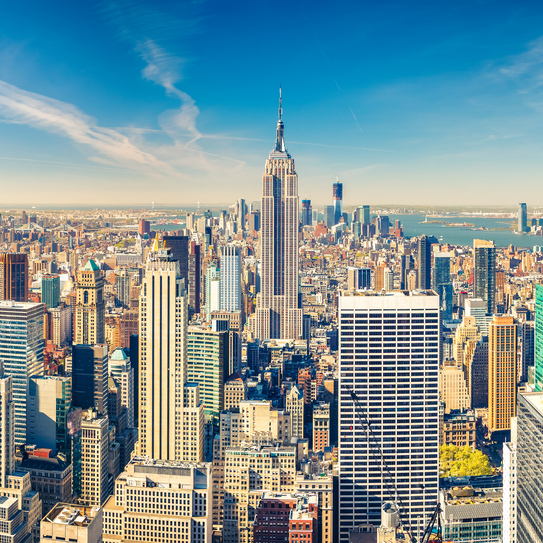
#> input picture 1-opencv_goruntu_isleme/NYC.jpg, 543 x 543 px, found by its file name
$ python '10-Bulanıklastırma.py'
#> lines starting #> are read from the running program, lines starting #| are printed output that depends on the picture
import cv2
import numpy as np
import matplotlib.pyplot as plt

import warnings

warnings.filterwarnings("ignore")
## read image
img = cv2.imread("C:\\Users\\alperh\\PycharmProjects\\goruntu_isleme\\1-opencv_goruntu_isleme\\NYC.jpg")
#> img is the input picture: shape (543, 543, 3); mean B, G, R 150.2, 146.3, 122.6
img = cv2.cvtColor(img, cv2.COLOR_BGR2RGB)
plt.figure()
plt.imshow(img)
plt.title("org")
plt.show()
## blurring (detayı azaltır, gürültüyü engeller)
# 1 - ortalama bulanıklaştırma yöntemi
dst2 = cv2.blur(img, ksize=(3, 3))
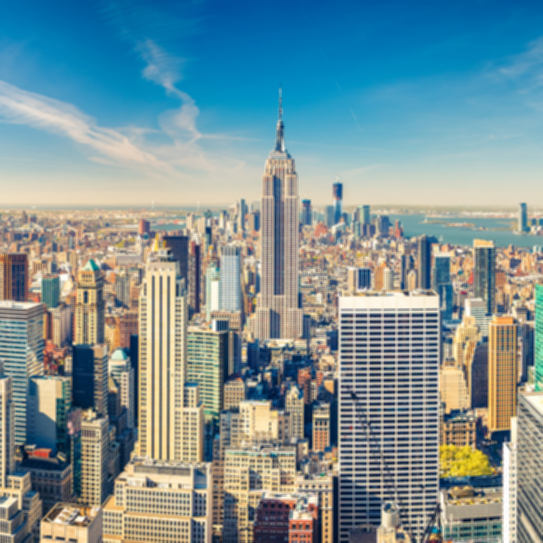
#> dst2: shape (543, 543, 3); mean R, G, B 122.7, 146.3, 150.2
plt.figure()
plt.imshow(dst2)
plt.title("Ortalama Blur")
plt.show()
## gaussian blur
gb = cv2.GaussianBlur(img, ksize=(3, 3), sigmaX=7)
plt.figure()
plt.imshow(gb)
plt.title("Gaussian Blur")
plt.show()
## median blur
mb = cv2.medianBlur(img, ksize=3)
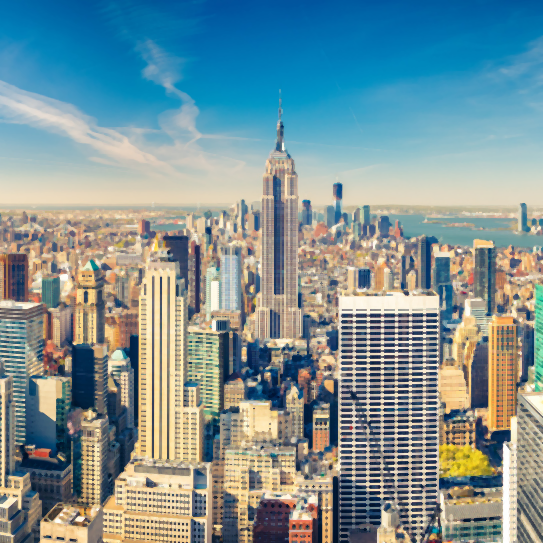
#> mb: shape (543, 543, 3); mean R, G, B 124.2, 146.9, 150
plt.figure()
plt.imshow(mb)
plt.title("Median Blur")
plt.show()

## create gaussian noise and add existing image but you have to do normalize this image before adding

def gaussian_noise(image):
    row, col, ch = image.shape
    mean = 0
    var = 0.05
    sigma = var ** 0.5

    gauss = np.random.normal(mean, sigma, (row, col, ch))
    gauss = gauss.reshape(row, col, ch)
    noisy = gauss + image
    return noisy


# we read image again
img2 = cv2.imread("C:\\Users\\alperh\\PycharmProjects\\goruntu_isleme\\1-opencv_goruntu_isleme\\NYC.jpg")
img2 = cv2.cvtColor(img2, cv2.COLOR_BGR2RGB) / 255  # normalize
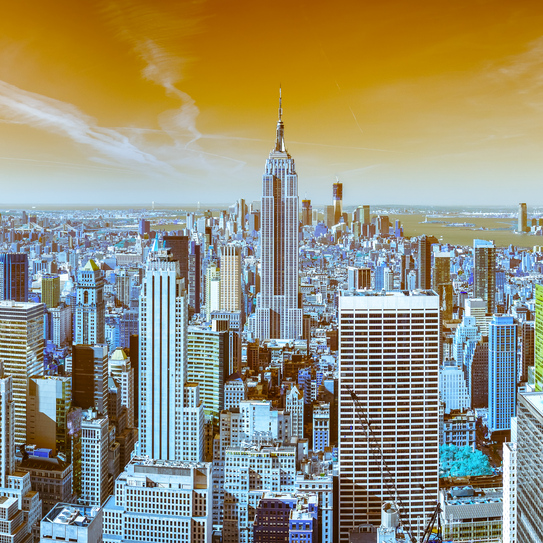
#> img2: shape (543, 543, 3) float64; mean B, G, R 0.481, 0.574, 0.589

gaussian_noise_image = gaussian_noise(img2)
#> in gaussian_noise, `noisy = gauss + image`:
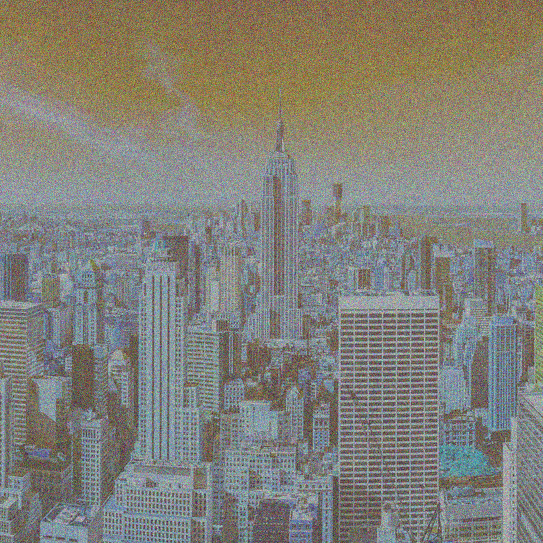
#> noisy: shape (543, 543, 3) float64; mean B, G, R 0.482, 0.574, 0.589; drawn with min black and max white
plt.figure()
plt.imshow(gaussian_noise_image)
plt.title("gaussian_noise_image")
plt.show()
#> figure, not shown here; B, G, R data is drawn as R, G, B

# we want to decrease noisy on image we can use gaussian blur method

gb2 = cv2.GaussianBlur(gaussian_noise_image, (3, 3), sigmaX=7)
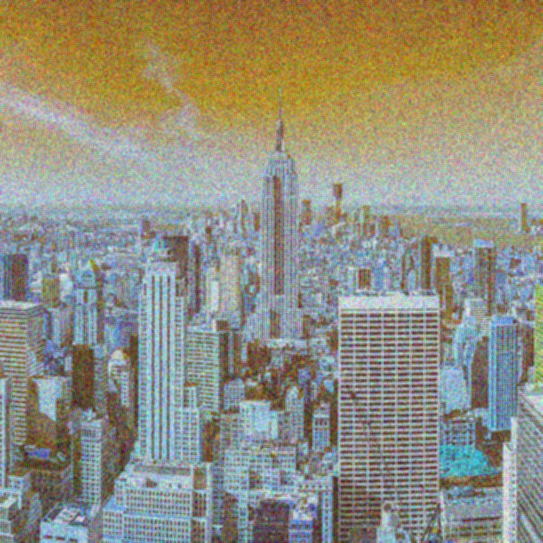
#> gb2: shape (543, 543, 3) float64; mean B, G, R 0.482, 0.574, 0.589; drawn with min black and max white
plt.figure()
plt.imshow(gb2)
plt.title("gaussian_noise_image_blur")
plt.show()
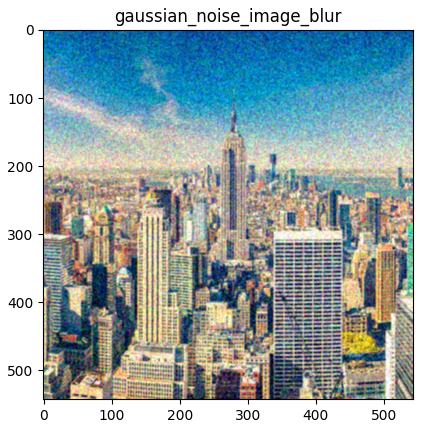
#> figure drawn by matplotlib, 1 panel; B, G, R data is drawn as R, G, B


## tuz, karabiber gürültüsü oluşturup median blur ile azaltmaya çalışalım

def saltPepperNoise(image):
    row, col, ch = image.shape
    s_vs_p = 0.4

    amount = 0.004
    noisy = np.copy(image)

    # salt white
    num_salt = np.ceil(amount * image.size * s_vs_p)
    coords = [np.random.randint(0, i-1, int(num_salt)) for i in image.shape]
    noisy[coords] = 1

    # pepper black
    num_pepper = np.ceil(amount * image.size * (1 - s_vs_p))
    coords = [np.random.randint(0, i - 1, int(num_pepper)) for i in image.shape]
    noisy[coords] = 0

    return noisy

sp_image = saltPepperNoise(img)
#> in saltPepperNoise, `noisy[coords] = 1`:
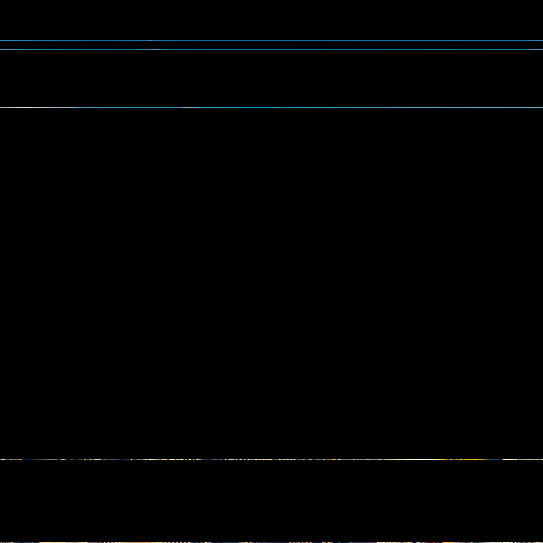
#> noisy: shape (543, 543, 3); mean R, G, B 1.7, 2.2, 2.4
plt.figure()
plt.imshow(sp_image), plt.title("salt_and_pepper"), plt.show()

# median blur
mb2 = cv2.medianBlur(sp_image, ksize=3)
plt.figure()
plt.imshow(mb)
plt.title("Median Blur with sp_image")
plt.show()
